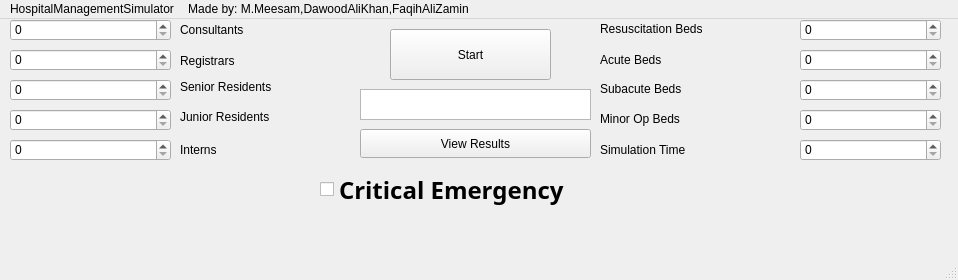
<?xml version="1.0" encoding="UTF-8"?>
<ui version="4.0">
 <class>MainWindow</class>
 <widget class="QMainWindow" name="MainWindow">
  <property name="geometry">
   <rect>
    <x>0</x>
    <y>0</y>
    <width>958</width>
    <height>280</height>
   </rect>
  </property>
  <property name="windowTitle">
   <string>MainWindow</string>
  </property>
  <widget class="QWidget" name="centralwidget">
   <widget class="QStackedWidget" name="stackedWidget">
    <property name="geometry">
     <rect>
      <x>10</x>
      <y>0</y>
      <width>931</width>
      <height>161</height>
     </rect>
    </property>
    <property name="currentIndex">
     <number>0</number>
    </property>
    <widget class="QWidget" name="page">
     <widget class="QLabel" name="label_2">
      <property name="geometry">
       <rect>
        <x>170</x>
        <y>32</y>
        <width>141</width>
        <height>20</height>
       </rect>
      </property>
      <property name="styleSheet">
       <string notr="true">font: 12pt &quot;Copperplate Gothic Light&quot;;</string>
      </property>
      <property name="text">
       <string>Registrars</string>
      </property>
     </widget>
     <widget class="QLabel" name="label_8">
      <property name="geometry">
       <rect>
        <x>590</x>
        <y>60</y>
        <width>141</width>
        <height>20</height>
       </rect>
      </property>
      <property name="styleSheet">
       <string notr="true">font: 12pt &quot;Copperplate Gothic Light&quot;;</string>
      </property>
      <property name="text">
       <string>Subacute Beds</string>
      </property>
     </widget>
     <widget class="QLabel" name="label_4">
      <property name="geometry">
       <rect>
        <x>170</x>
        <y>90</y>
        <width>171</width>
        <height>16</height>
       </rect>
      </property>
      <property name="styleSheet">
       <string notr="true">font: 12pt &quot;Copperplate Gothic Light&quot;;</string>
      </property>
      <property name="text">
       <string>Junior Residents</string>
      </property>
     </widget>
     <widget class="QPushButton" name="pushButton">
      <property name="geometry">
       <rect>
        <x>350</x>
        <y>110</y>
        <width>231</width>
        <height>29</height>
       </rect>
      </property>
      <property name="text">
       <string>View Results</string>
      </property>
     </widget>
     <widget class="QSpinBox" name="minorOpBedsSpinBox">
      <property name="geometry">
       <rect>
        <x>790</x>
        <y>90</y>
        <width>141</width>
        <height>22</height>
       </rect>
      </property>
      <property name="maximum">
       <number>999999999</number>
      </property>
     </widget>
     <widget class="QSpinBox" name="juniorResidentsSpinBox">
      <property name="geometry">
       <rect>
        <x>0</x>
        <y>90</y>
        <width>161</width>
        <height>22</height>
       </rect>
      </property>
      <property name="maximum">
       <number>999999999</number>
      </property>
     </widget>
     <widget class="QLabel" name="label_5">
      <property name="geometry">
       <rect>
        <x>170</x>
        <y>120</y>
        <width>81</width>
        <height>21</height>
       </rect>
      </property>
      <property name="styleSheet">
       <string notr="true">font: 12pt &quot;Copperplate Gothic Light&quot;;</string>
      </property>
      <property name="text">
       <string>Interns</string>
      </property>
     </widget>
     <widget class="QLabel" name="label_6">
      <property name="geometry">
       <rect>
        <x>590</x>
        <y>0</y>
        <width>201</width>
        <height>20</height>
       </rect>
      </property>
      <property name="styleSheet">
       <string notr="true">font: 12pt &quot;Copperplate Gothic Light&quot;;</string>
      </property>
      <property name="text">
       <string>Resuscitation Beds</string>
      </property>
     </widget>
     <widget class="QSpinBox" name="durationSpinBox">
      <property name="geometry">
       <rect>
        <x>790</x>
        <y>120</y>
        <width>141</width>
        <height>22</height>
       </rect>
      </property>
      <property name="maximum">
       <number>999999999</number>
      </property>
     </widget>
     <widget class="QSpinBox" name="internsSpinBox">
      <property name="geometry">
       <rect>
        <x>0</x>
        <y>120</y>
        <width>161</width>
        <height>22</height>
       </rect>
      </property>
      <property name="maximum">
       <number>999999999</number>
      </property>
     </widget>
     <widget class="QLabel" name="label_7">
      <property name="geometry">
       <rect>
        <x>590</x>
        <y>30</y>
        <width>141</width>
        <height>21</height>
       </rect>
      </property>
      <property name="styleSheet">
       <string notr="true">font: 12pt &quot;Copperplate Gothic Light&quot;;</string>
      </property>
      <property name="text">
       <string>Acute Beds</string>
      </property>
     </widget>
     <widget class="QLabel" name="label">
      <property name="geometry">
       <rect>
        <x>170</x>
        <y>0</y>
        <width>151</width>
        <height>21</height>
       </rect>
      </property>
      <property name="styleSheet">
       <string notr="true">font: 12pt &quot;Copperplate Gothic Light&quot;;</string>
      </property>
      <property name="text">
       <string>Consultants</string>
      </property>
     </widget>
     <widget class="QLabel" name="label_10">
      <property name="geometry">
       <rect>
        <x>590</x>
        <y>110</y>
        <width>151</width>
        <height>41</height>
       </rect>
      </property>
      <property name="styleSheet">
       <string notr="true">font: 12pt &quot;Copperplate Gothic Light&quot;;</string>
      </property>
      <property name="text">
       <string>Simulation Time</string>
      </property>
     </widget>
     <widget class="QSpinBox" name="registrarsSpinBox">
      <property name="geometry">
       <rect>
        <x>0</x>
        <y>30</y>
        <width>161</width>
        <height>22</height>
       </rect>
      </property>
      <property name="maximum">
       <number>999999999</number>
      </property>
     </widget>
     <widget class="QLabel" name="label_3">
      <property name="geometry">
       <rect>
        <x>170</x>
        <y>60</y>
        <width>171</width>
        <height>16</height>
       </rect>
      </property>
      <property name="styleSheet">
       <string notr="true">font: 12pt &quot;Copperplate Gothic Light&quot;;</string>
      </property>
      <property name="text">
       <string>Senior Residents</string>
      </property>
     </widget>
     <widget class="QSpinBox" name="consultantsSpinBox">
      <property name="geometry">
       <rect>
        <x>0</x>
        <y>0</y>
        <width>161</width>
        <height>22</height>
       </rect>
      </property>
      <property name="maximum">
       <number>999999999</number>
      </property>
     </widget>
     <widget class="QPushButton" name="StartButton">
      <property name="geometry">
       <rect>
        <x>380</x>
        <y>10</y>
        <width>161</width>
        <height>51</height>
       </rect>
      </property>
      <property name="styleSheet">
       <string notr="true"/>
      </property>
      <property name="text">
       <string>Start</string>
      </property>
     </widget>
     <widget class="QSpinBox" name="acuteBedsSpinBox">
      <property name="geometry">
       <rect>
        <x>790</x>
        <y>30</y>
        <width>141</width>
        <height>22</height>
       </rect>
      </property>
      <property name="maximum">
       <number>999999999</number>
      </property>
     </widget>
     <widget class="QLabel" name="label_9">
      <property name="geometry">
       <rect>
        <x>590</x>
        <y>90</y>
        <width>141</width>
        <height>20</height>
       </rect>
      </property>
      <property name="styleSheet">
       <string notr="true">font: 12pt &quot;Copperplate Gothic Light&quot;;</string>
      </property>
      <property name="text">
       <string>Minor Op Beds</string>
      </property>
     </widget>
     <widget class="QSpinBox" name="seniorResidentsSpinBox">
      <property name="geometry">
       <rect>
        <x>0</x>
        <y>60</y>
        <width>161</width>
        <height>22</height>
       </rect>
      </property>
      <property name="maximum">
       <number>999999999</number>
      </property>
     </widget>
     <widget class="QSpinBox" name="resuscitationBedsSpinBox">
      <property name="geometry">
       <rect>
        <x>790</x>
        <y>0</y>
        <width>141</width>
        <height>22</height>
       </rect>
      </property>
      <property name="maximum">
       <number>999999999</number>
      </property>
     </widget>
     <widget class="QSpinBox" name="subacuteBedsSpinBox">
      <property name="geometry">
       <rect>
        <x>790</x>
        <y>60</y>
        <width>141</width>
        <height>22</height>
       </rect>
      </property>
      <property name="maximum">
       <number>999999999</number>
      </property>
     </widget>
     <widget class="QTextEdit" name="textEdit">
      <property name="geometry">
       <rect>
        <x>350</x>
        <y>70</y>
        <width>231</width>
        <height>31</height>
       </rect>
      </property>
      <property name="html">
       <string>&lt;!DOCTYPE HTML PUBLIC &quot;-//W3C//DTD HTML 4.0//EN&quot; &quot;http://www.w3.org/TR/REC-html40/strict.dtd&quot;&gt;
&lt;html&gt;&lt;head&gt;&lt;meta name=&quot;qrichtext&quot; content=&quot;1&quot; /&gt;&lt;meta charset=&quot;utf-8&quot; /&gt;&lt;style type=&quot;text/css&quot;&gt;
p, li { white-space: pre-wrap; }
hr { height: 1px; border-width: 0; }
li.unchecked::marker { content: &quot;\2610&quot;; }
li.checked::marker { content: &quot;\2612&quot;; }
&lt;/style&gt;&lt;/head&gt;&lt;body style=&quot; font-family:'Segoe UI'; font-size:9pt; font-weight:400; font-style:normal;&quot;&gt;
&lt;p align=&quot;center&quot; style=&quot;-qt-paragraph-type:empty; margin-top:0px; margin-bottom:0px; margin-left:0px; margin-right:0px; -qt-block-indent:0; text-indent:0px;&quot;&gt;&lt;br /&gt;&lt;/p&gt;&lt;/body&gt;&lt;/html&gt;</string>
      </property>
     </widget>
    </widget>
    <widget class="QWidget" name="page_2">
     <widget class="QListWidget" name="listWidget">
      <property name="geometry">
       <rect>
        <x>10</x>
        <y>10</y>
        <width>271</width>
        <height>151</height>
       </rect>
      </property>
      <item>
       <property name="text">
        <string>Patients(Treated+Those in beds):</string>
       </property>
      </item>
      <item>
       <property name="text">
        <string>Total no of Patients waiting in Queue:</string>
       </property>
      </item>
      <item>
       <property name="text">
        <string>Category 1 Patients in Queue:</string>
       </property>
      </item>
      <item>
       <property name="text">
        <string>Category 2 Patients in Queue:</string>
       </property>
      </item>
      <item>
       <property name="text">
        <string>Category 3 Patients in Queue:</string>
       </property>
      </item>
      <item>
       <property name="text">
        <string>Category 4 Patients in Queue:</string>
       </property>
      </item>
      <item>
       <property name="text">
        <string>Category 5 Patients in Queue:</string>
       </property>
      </item>
     </widget>
     <widget class="QListWidget" name="listWidget_2">
      <property name="geometry">
       <rect>
        <x>655</x>
        <y>10</y>
        <width>271</width>
        <height>151</height>
       </rect>
      </property>
      <property name="itemAlignment">
       <set>Qt::AlignmentFlag::AlignCenter</set>
      </property>
     </widget>
     <widget class="QPushButton" name="pushButton_2">
      <property name="geometry">
       <rect>
        <x>282</x>
        <y>20</y>
        <width>371</width>
        <height>29</height>
       </rect>
      </property>
      <property name="text">
       <string>Go Back</string>
      </property>
     </widget>
    </widget>
   </widget>
   <widget class="QCheckBox" name="CriticalEmergency">
    <property name="geometry">
     <rect>
      <x>320</x>
      <y>150</y>
      <width>331</width>
      <height>41</height>
     </rect>
    </property>
    <property name="font">
     <font>
      <family>Sitka Small</family>
      <pointsize>18</pointsize>
      <bold>true</bold>
      <strikeout>false</strikeout>
      <kerning>true</kerning>
     </font>
    </property>
    <property name="cursor">
     <cursorShape>PointingHandCursor</cursorShape>
    </property>
    <property name="autoFillBackground">
     <bool>true</bool>
    </property>
    <property name="text">
     <string>Critical Emergency</string>
    </property>
    <property name="tristate">
     <bool>false</bool>
    </property>
   </widget>
  </widget>
  <widget class="QMenuBar" name="menubar">
   <property name="geometry">
    <rect>
     <x>0</x>
     <y>0</y>
     <width>958</width>
     <height>25</height>
    </rect>
   </property>
   <widget class="QMenu" name="menuHospitalManagementSimulator">
    <property name="title">
     <string>HospitalManagementSimulator</string>
    </property>
   </widget>
   <widget class="QMenu" name="menuMade_by_M_Meesam_DawoodAliKhan_FaqihAliZamin">
    <property name="title">
     <string>Made by: M.Meesam,DawoodAliKhan,FaqihAliZamin</string>
    </property>
   </widget>
   <addaction name="menuHospitalManagementSimulator"/>
   <addaction name="menuMade_by_M_Meesam_DawoodAliKhan_FaqihAliZamin"/>
  </widget>
  <widget class="QStatusBar" name="statusbar"/>
 </widget>
 <resources/>
 <connections/>
</ui>
